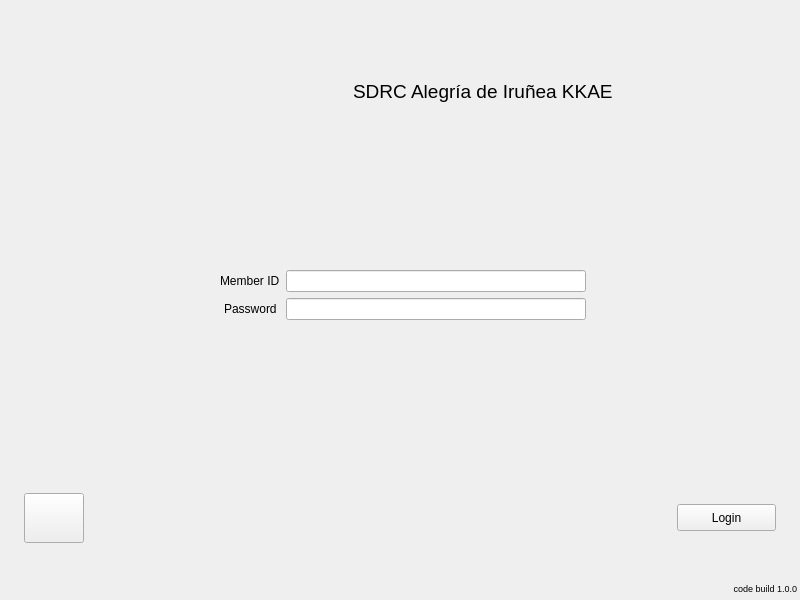
<?xml version="1.0" encoding="UTF-8"?>
<ui version="4.0">
 <class>AdminLoginWindow</class>
 <widget class="QWidget" name="AdminLoginWindow">
  <property name="geometry">
   <rect>
    <x>0</x>
    <y>0</y>
    <width>800</width>
    <height>600</height>
   </rect>
  </property>
  <property name="minimumSize">
   <size>
    <width>800</width>
    <height>600</height>
   </size>
  </property>
  <property name="windowTitle">
   <string>Penyamanager Application Manager</string>
  </property>
  <property name="locale">
   <locale language="Spanish" country="Spain"/>
  </property>
  <layout class="QVBoxLayout" name="verticalLayout">
   <property name="spacing">
    <number>2</number>
   </property>
   <property name="leftMargin">
    <number>2</number>
   </property>
   <property name="topMargin">
    <number>2</number>
   </property>
   <property name="rightMargin">
    <number>2</number>
   </property>
   <property name="bottomMargin">
    <number>2</number>
   </property>
   <item>
    <widget class="QFrame" name="topFrame">
     <property name="minimumSize">
      <size>
       <width>0</width>
       <height>180</height>
      </size>
     </property>
     <property name="maximumSize">
      <size>
       <width>16777215</width>
       <height>180</height>
      </size>
     </property>
     <layout class="QHBoxLayout" name="horizontalLayout">
      <item>
       <spacer name="horizontalSpacer">
        <property name="orientation">
         <enum>Qt::Horizontal</enum>
        </property>
        <property name="sizeHint" stdset="0">
         <size>
          <width>40</width>
          <height>20</height>
         </size>
        </property>
       </spacer>
      </item>
      <item>
       <widget class="QWidget" name="imageWidget" native="true">
        <property name="minimumSize">
         <size>
          <width>160</width>
          <height>0</height>
         </size>
        </property>
        <property name="maximumSize">
         <size>
          <width>160</width>
          <height>16777215</height>
         </size>
        </property>
        <property name="styleSheet">
         <string notr="true">background-image: url(&quot;:/images/alegrialogo.jpg&quot;)</string>
        </property>
       </widget>
      </item>
      <item>
       <widget class="QLabel" name="logoLabel">
        <property name="font">
         <font>
          <pointsize>37</pointsize>
         </font>
        </property>
        <property name="text">
         <string notr="true">&lt;html&gt;&lt;head/&gt;&lt;body&gt;&lt;p&gt;&lt;span style=&quot; font-size:14pt;&quot;&gt;SDRC Alegría de Iruñea KKAE&lt;/span&gt;&lt;/p&gt;&lt;/body&gt;&lt;/html&gt;</string>
        </property>
       </widget>
      </item>
      <item>
       <spacer name="horizontalSpacer_2">
        <property name="orientation">
         <enum>Qt::Horizontal</enum>
        </property>
        <property name="sizeHint" stdset="0">
         <size>
          <width>40</width>
          <height>20</height>
         </size>
        </property>
       </spacer>
      </item>
     </layout>
    </widget>
   </item>
   <item>
    <widget class="QWidget" name="loginWidget" native="true">
     <layout class="QVBoxLayout" name="verticalLayout_2">
      <item>
       <widget class="QWidget" name="loginData" native="true">
        <property name="minimumSize">
         <size>
          <width>0</width>
          <height>200</height>
         </size>
        </property>
        <property name="maximumSize">
         <size>
          <width>16777215</width>
          <height>200</height>
         </size>
        </property>
        <layout class="QFormLayout" name="formLayout">
         <property name="labelAlignment">
          <set>Qt::AlignCenter</set>
         </property>
         <property name="formAlignment">
          <set>Qt::AlignCenter</set>
         </property>
         <item row="0" column="0">
          <widget class="QLabel" name="loginLabel">
           <property name="text">
            <string>Member ID</string>
           </property>
          </widget>
         </item>
         <item row="0" column="1">
          <widget class="QLineEdit" name="loginInput">
           <property name="maximumSize">
            <size>
             <width>300</width>
             <height>16777215</height>
            </size>
           </property>
          </widget>
         </item>
         <item row="1" column="0">
          <widget class="QLabel" name="passLabel">
           <property name="text">
            <string>Password</string>
           </property>
          </widget>
         </item>
         <item row="1" column="1">
          <widget class="QLineEdit" name="passInput">
           <property name="maximumSize">
            <size>
             <width>300</width>
             <height>16777215</height>
            </size>
           </property>
           <property name="echoMode">
            <enum>QLineEdit::Password</enum>
           </property>
          </widget>
         </item>
        </layout>
       </widget>
      </item>
      <item>
       <widget class="QWidget" name="paddingWidget" native="true"/>
      </item>
      <item>
       <widget class="QWidget" name="loginwidget" native="true">
        <layout class="QHBoxLayout" name="horizontalLayout_2">
         <item>
          <widget class="QPushButton" name="languagePushButton">
           <property name="minimumSize">
            <size>
             <width>60</width>
             <height>50</height>
            </size>
           </property>
           <property name="maximumSize">
            <size>
             <width>60</width>
             <height>50</height>
            </size>
           </property>
           <property name="text">
            <string notr="true"/>
           </property>
           <property name="icon">
            <iconset resource="../penyamanager.qrc">
             <normaloff>:/images/ikurrina.png</normaloff>
             <normalon>:/images/espanola.jpg</normalon>:/images/ikurrina.png</iconset>
           </property>
           <property name="iconSize">
            <size>
             <width>80</width>
             <height>50</height>
            </size>
           </property>
           <property name="checkable">
            <bool>true</bool>
           </property>
          </widget>
         </item>
         <item>
          <spacer name="horizontalSpacer_3">
           <property name="orientation">
            <enum>Qt::Horizontal</enum>
           </property>
           <property name="sizeHint" stdset="0">
            <size>
             <width>572</width>
             <height>20</height>
            </size>
           </property>
          </spacer>
         </item>
         <item>
          <widget class="QPushButton" name="loginButton">
           <property name="minimumSize">
            <size>
             <width>99</width>
             <height>27</height>
            </size>
           </property>
           <property name="text">
            <string>Login</string>
           </property>
          </widget>
         </item>
        </layout>
       </widget>
      </item>
     </layout>
    </widget>
   </item>
   <item>
    <widget class="QWidget" name="versionWidget" native="true">
     <property name="minimumSize">
      <size>
       <width>0</width>
       <height>30</height>
      </size>
     </property>
     <property name="maximumSize">
      <size>
       <width>16777215</width>
       <height>20</height>
      </size>
     </property>
     <layout class="QHBoxLayout" name="horizontalLayout_3">
      <property name="spacing">
       <number>1</number>
      </property>
      <property name="leftMargin">
       <number>1</number>
      </property>
      <property name="topMargin">
       <number>1</number>
      </property>
      <property name="rightMargin">
       <number>1</number>
      </property>
      <property name="bottomMargin">
       <number>1</number>
      </property>
      <item>
       <widget class="QLabel" name="versionLabel">
        <property name="font">
         <font>
          <pointsize>7</pointsize>
         </font>
        </property>
        <property name="layoutDirection">
         <enum>Qt::LeftToRight</enum>
        </property>
        <property name="text">
         <string notr="true">code build 1.0.0</string>
        </property>
        <property name="alignment">
         <set>Qt::AlignRight|Qt::AlignTrailing|Qt::AlignVCenter</set>
        </property>
       </widget>
      </item>
     </layout>
    </widget>
   </item>
  </layout>
 </widget>
 <layoutdefault spacing="6" margin="11"/>
 <resources>
  <include location="../penyamanager.qrc"/>
 </resources>
 <connections/>
</ui>
